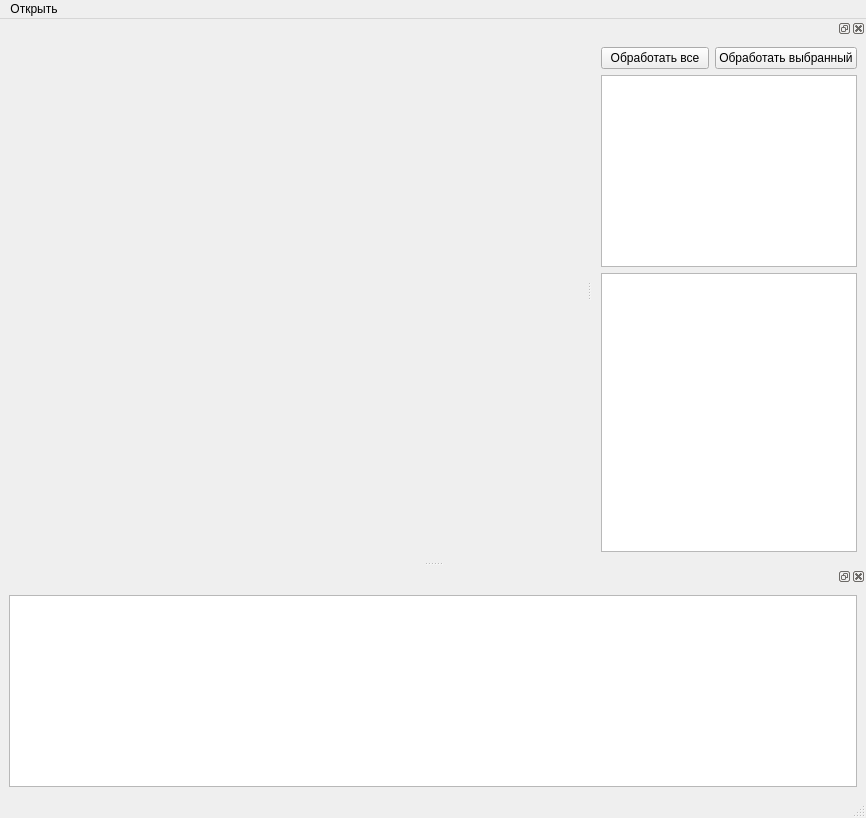
<?xml version="1.0" encoding="UTF-8"?>
<ui version="4.0">
 <class>MainWindow</class>
 <widget class="QMainWindow" name="MainWindow">
  <property name="geometry">
   <rect>
    <x>0</x>
    <y>0</y>
    <width>866</width>
    <height>818</height>
   </rect>
  </property>
  <property name="windowTitle">
   <string>MainWindow</string>
  </property>
  <widget class="QWidget" name="centralwidget">
   <layout class="QGridLayout" name="gridLayout">
    <item row="0" column="0">
     <widget class="QCustomPlot" name="mainWidget" native="true"/>
    </item>
   </layout>
  </widget>
  <widget class="QMenuBar" name="menubar">
   <property name="geometry">
    <rect>
     <x>0</x>
     <y>0</y>
     <width>866</width>
     <height>20</height>
    </rect>
   </property>
   <widget class="QMenu" name="menu">
    <property name="title">
     <string>Открыть</string>
    </property>
    <addaction name="actOpenDir"/>
    <addaction name="actOpenFile"/>
   </widget>
   <addaction name="menu"/>
  </widget>
  <widget class="QStatusBar" name="statusbar"/>
  <widget class="QDockWidget" name="dockProperty">
   <attribute name="dockWidgetArea">
    <number>2</number>
   </attribute>
   <widget class="QWidget" name="dockWidgetContents">
    <layout class="QGridLayout" name="gridLayout_3">
     <item row="0" column="0">
      <widget class="QPushButton" name="btnProcessAll">
       <property name="text">
        <string>Обработать все</string>
       </property>
      </widget>
     </item>
     <item row="0" column="1">
      <widget class="QPushButton" name="btnProcessCurrent">
       <property name="text">
        <string>Обработать выбранный</string>
       </property>
      </widget>
     </item>
     <item row="1" column="0" colspan="2">
      <widget class="QListWidget" name="listImpInfo">
       <property name="enabled">
        <bool>true</bool>
       </property>
       <property name="sizePolicy">
        <sizepolicy hsizetype="Preferred" vsizetype="Preferred">
         <horstretch>0</horstretch>
         <verstretch>0</verstretch>
        </sizepolicy>
       </property>
       <property name="minimumSize">
        <size>
         <width>0</width>
         <height>0</height>
        </size>
       </property>
       <property name="maximumSize">
        <size>
         <width>16777215</width>
         <height>300</height>
        </size>
       </property>
      </widget>
     </item>
     <item row="2" column="0" colspan="2">
      <widget class="QListWidget" name="listProperty">
       <property name="minimumSize">
        <size>
         <width>0</width>
         <height>0</height>
        </size>
       </property>
      </widget>
     </item>
    </layout>
   </widget>
  </widget>
  <widget class="QDockWidget" name="dockLog">
   <attribute name="dockWidgetArea">
    <number>8</number>
   </attribute>
   <widget class="QWidget" name="dockWidgetContents_2">
    <layout class="QGridLayout" name="gridLayout_2">
     <item row="0" column="0">
      <widget class="QListWidget" name="listLog"/>
     </item>
    </layout>
   </widget>
  </widget>
  <action name="actOpenDir">
   <property name="text">
    <string>Открыть папку</string>
   </property>
  </action>
  <action name="actOpenFile">
   <property name="text">
    <string>Открыть файл</string>
   </property>
  </action>
 </widget>
 <customwidgets>
  <customwidget>
   <class>QCustomPlot</class>
   <extends>QWidget</extends>
   <header>qcustomplot.h</header>
   <container>1</container>
  </customwidget>
 </customwidgets>
 <resources/>
 <connections/>
</ui>
